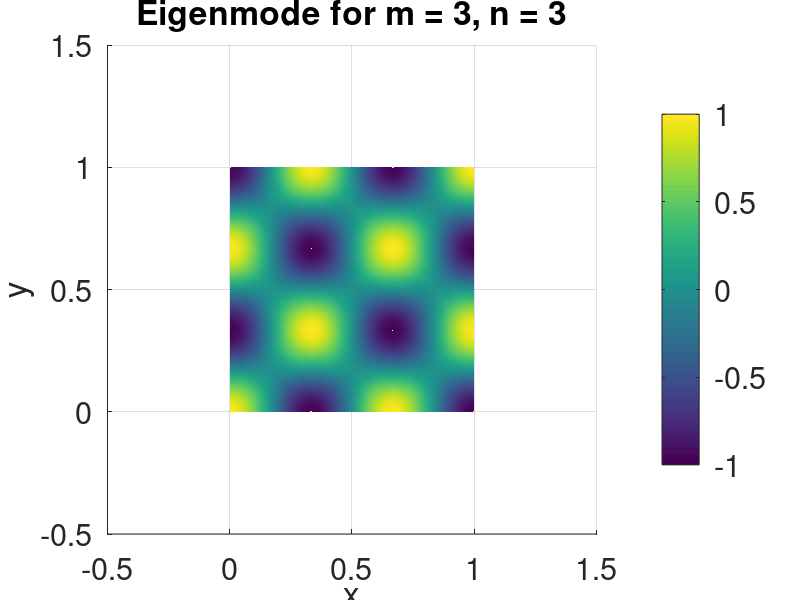

The MATLAB script that drew this image:
% This script simulates the parameter space for reaction system without
% diffusion with Schnakneberg Model.
% Author Wakil Sarfaraz 25/04/2016
clear all;
tic
xmax =1;
N = 30; %(Number of points on the x, y interval on which the equation is solved.
X = linspace(0,xmax,N+1); %This divides the interval into N equispaced sub intervals.
%X = 0: 1/N :1; This can also be used to create the same X.
[x, y] = meshgrid(X,X); % This creates an (N+1) by (N+1) grid of values ...
                        % of X and assignes them to x and y. (So x and y
                        % are now matrices of size (N+1)x(N+1)
x =x(:);  % This turns the matrix x into a column vector.
y =y(:);  % This turns the matrix y into a column vector.
NNODES = (N+1)^2; % This introduces the number of nodes in the result of triangulation.
NTRI = 2*N^2;  % This is the number of triangles in the mesh.
LNODES = zeros(NTRI, 3); % This creates a zero matrix of the size 'number of triangles by 3'
                         % (since there are 3 vertices for each triangle.

for i = 1:N
    for j = 1: N
        LNODES(i+2*(j-1)*N,1) = i+(j-1)*(N+1);%This numbers each of the first nodes of all the lower triangles in each square.
        LNODES(i+2*(j-1)*N,2) = i+j*(N+1); % This numbers each of the second nodes of all the lower triangles in each square.
        LNODES(i+2*(j-1)*N,3) = (i+1)+(j-1)*(N+1); % This numbers each of the third nodes of all the lower triangles in each square.
        
        LNODES(i+N+2*(j-1)*N,1) = i+1+j*(N+1); %This numbers each of the first nodes of all the upper triangles in each square.
        LNODES(i+N+2*(j-1)*N,2) = (i+1)+(j-1)*(N+1);%This numbers each of the second nodes of all the upper triangles in each square.
        LNODES(i+N+2*(j-1)*N,3) = i+j*(N+1);%This numbers each of the third nodes of all the upper triangles in each square.
                                            % Here for those nodes that
                                            % some triangles share (copy
                                            % and paste can work).
    end
end

u = cos(3*pi*x).*cos(3*pi*y);

trisurf(LNODES,x,y,u);
axis equal tight
colorbar
view(2)
shading interp
title('Eigenmode for m = 3, n = 3')
xlabel('x')
ylabel('y')
% T = (-(x+y).^3-x+y)./(x+y);
% D = (x+y).^2;
% C1 = y-x-(y+x).^3-2*(y+x).^2;
% C2 = y-x-(y+x).^3+2*(y+x).^2;
% 
% Dcr = T.^2-4*D;
% 
% Tr = zeros(NNODES, 2);
% for i = 1: NNODES
%     for j = 1 : 3
%         %if(C1(LNODES(i,j))>=-1e-3 && C1(LNODES(i,j))<=1e-3)
%         %if(Dcr(LNODES(i,j))<=1e-2 && Dcr(LNODES(i,j))>=-1e-2)
%         if(T(LNODES(i,j))<=1e-3 && T(LNODES(i,j))>=-1e-3)
%         %if(Dcr(LNODES(i,j))<0 && T(LNODES(i,j))>0)
%         %if(Dcr(LNODES(i,j))<=1e-2 && Dcr(LNODES(i,j))>=-1e-2 && T(LNODES(i,j))>0)
%        %if(Dcr(LNODES(i,j))>0 && T(LNODES(i,j))+sqrt(Dcr(LNODES(i,j)))>0)
%        %if(T(LNODES(i,j))>0)
%         Tr(i,1) = x(LNODES(i,j));
%         Tr(i,2) = y(LNODES(i,j));
%         end
%  
% %   
%     end
% %     
% end


% % 
% figure(1)
% %subplot(2,2,1)
% plot(Tr(:,1),Tr(:,2),'.','Color','y')
% hold on
% % text(.6,1,'A','fontsize',16)
%legend('c1 & c3: Repeated real eigenvalues','c2: Pure imaginary eigenvalues')
%legend('c1: Repeated real negative e-values','c3: Repeated real positive e-values')
% legend('A: Both e-values complex with negative real part','B: Both e-values complex with positive real part')
 %legend('A: Nagative real distinct e-values','B: Both e-values real, at least one positive')
% legend('A: Stable node','B: Unstable node','C: Stable spiral','D: Unstable spiral','c1: Stable star','c3: Unstable star','c2: Centre')
% title('Classfication and stability partition','fontsize',22)
%  xlabel('\alpha','fontsize',22)
%  ylabel('\beta','fontsize',22)
%    text(0.6,1.,'A','fontsize',22)
%    text(0.05,0.45,'B','fontsize',22)
%    text(1,1.5,'A','fontsize',22)
%    text(0.01,0.2,'B','fontsize',22)
%       text(0.2,0.7,'A','fontsize',22)
%    text(0.05,0.7,'B','fontsize',22)
%    text(.16,0.38,' c3\rightarrow','fontsize',20)
% text(1.25,0.85,'A','fontsize',20)
% text(0.6,0.4,'C','fontsize',20)
% text(0.05,0.5,'D','fontsize',20)
% text(0.005,0.19,'B','fontsize',20)
% text(0.24,0.3,'\leftarrow c2','fontsize',20)
% text(1.15,0.2,'c1 \rightarrow','fontsize',20)
% text(0.04,0.3,'\leftarrow c3','fontsize',16)
%   xlim([0 1.4])
%   ylim([0 2.55])
% hold on

  

  
%   
% Ru1 = zeros(NNODES, 2);
% for i = 1: NNODES
%     for j = 1 : 3
%     % if (Dcr(LNODES(i,j))>=-1e-4)
% %      if (abs(T(LNODES(i,j)))<=1e-2)
%          if (Dcr(LNODES(i,j))>0 && sqrt(Dcr(LNODES(i,j)))+T(LNODES(i,j))>0)
%         Ru1(i,1) = x(LNODES(i,j));
%         Ru1(i,2) = y(LNODES(i,j));
%     end
%   
%     end
%     
% end
%    plot(Ru1(:,1),Ru1(:,2),'.','Color','y')
% 
%        text(1.11,0.4,' c1\rightarrow','fontsize', 20)
        %text(.16,0.38,' c3\rightarrow','fontsize',20)
%      text(.2,0.7,'\leftarrow c2','fontsize',20)


%legend('Unstable spiral')
% Rg1 = zeros(NNODES, 2);
% for i = 1: NNODES
%     for j = 1 : 3
%         if( Dcr(LNODES(i,j)) <= 1e-2 && Dcr(LNODES(i,j))>= -1e-2 && T(LNODES(i,j))>0)
% % if (T(LNODES(i,j))>=-1e-2 && T(LNODES(i,j)) <= 1e-2)
%         Rg1(i,1) = x(LNODES(i,j));
%         Rg1(i,2) = y(LNODES(i,j));
%     end
%   
%     end
%     
% end
%figure(2)
% subplot(1,2,1)
% trisurf(LNODES,x,y,g)
% subplot(1,2,2)
% subplot(2,2,2)
%   plot(Rg1(:,1),Rg1(:,2),'.','Color','r')
  
%     Rg2 = zeros(NNODES, 2);
% for i = 1: NNODES
%     for j = 1 : 3
% %         if( Dcr(LNODES(i,j)) < 0)
% %     if (Dcr(LNODES(i,j))<= 1e-2 && Dcr(LNODES(i,j))>= -1e-2 )% && abs(T(LNODES(i,j)))< abs(sqrt(Dcr(LNODES(i,j)))))
%         if (Dcr(LNODES(i,j)) <= 1e-2 && Dcr(LNODES(i,j))>= -1e-2 && T(LNODES(i,j))<0)
%         Rg2(i,1) = x(LNODES(i,j));
%         Rg2(i,2) = y(LNODES(i,j));
%     end
%   
%     end
%     
% end
% %figure(2)
% % subplot(1,2,1)
% % trisurf(LNODES,x,y,g)
% % subplot(1,2,2)
% % subplot(2,2,2)
%   plot(Rg2(:,1),Rg2(:,2),'.','Color','b')
  

%title('Two distict real roots both negative','fontsize',6)
% xlabel('alpha')
% ylabel('beta')
% xlim([-0.1 0.6])
% ylim([-0.1 1.1])
%  
%  
%  
%  
%  
%  
%  Rg3 = zeros(NNODES,2);
%  for i = 1: NNODES
%     for j = 1 : 3
%     if (Dcr(LNODES(i,j))<0 && T(LNODES(i,j)) <0)
%         Rg3(i,1) = x(LNODES(i,j));
%         Rg3(i,2) = y(LNODES(i,j));
%     end
%   
%     end
%     
% end
% % %figure(3)
% % % subplot(1,2,1)
% % % trisurf(LNODES,x,y,g)
% % % subplot(1,2,2)
% % subplot(2,2,3)
%  plot(Rg3(:,1),Rg3(:,2),'.','Color','m')
%  text(0.6,1,'C','fontsize', 16)
%  legend('Blue = Unstable spiral','Megenta = Stable spiral','Red = Stable node','Green = Unstable node')
% legend('Stable node')
% title('Two distinct real roots with different signs','fontsize',6)
% xlabel('alpha')
% ylabel('beta')
% 
%  Rg4 = zeros(NNODES,2);
%  for i = 1: NNODES
%     for j = 1 : 3
%     if (Dcr(LNODES(i,j))<0 && T(LNODES(i,j)) >0)
%         Rg4(i,1) = x(LNODES(i,j));
%         Rg4(i,2) = y(LNODES(i,j));
%     end
%   
%     end
%     
% end
% % %figure(4)
% % % subplot(1,2,1)
% % % trisurf(LNODES,x,y,g)
% % % subplot(1,2,2)
% % subplot(2,2,4)
% plot(Rg4(:,1),Rg4(:,2),'.','Color','b')
% text(0.05,0.6,'D','fontsize', 16)
% title('Two repeated real e-values','fontsize',6)
% xlabel('alpha')
% ylabel('beta')

%  Rg5 = zeros(NNODES,2);
%  for i = 1: NNODES
%     for j = 1 : 3
%     if (T(LNODES(i,j))<0)
%         Rg5(i,1) = x(LNODES(i,j));
%         Rg5(i,2) = y(LNODES(i,j));
%     end
%   
%     end
%     
% end
% %figure(4)
% % subplot(1,2,1)
% % trisurf(LNODES,x,y,g)
% % subplot(1,2,2)
% subplot(2,2,4)
% plot(Rg5(:,1),Rg5(:,2),'.','Color','b')
% hold on
% title('Boundaries of complex region for \lambda','fontsize',14)
% text(0.8,1,'Stable spiral','fontsize', 12)
% hold on
% title('Two repeated real e-values','fontsize',6)
% xlabel('alpha')
% ylabel('beta')
%   Rg6 = zeros(NNODES,2);
%  for i = 1: NNODES
%     for j = 1 : 3
%     if (T(LNODES(i,j)) >0)
%         Rg6(i,1) = x(LNODES(i,j));
%         Rg6(i,2) = y(LNODES(i,j));
%     end
%   
%     end
%     
% end
% %figure(4)
% % subplot(1,2,1)
% % trisurf(LNODES,x,y,g)
% % subplot(1,2,2)
% subplot(2,2,4)
% plot(Rg6(:,1),Rg6(:,2),'.','Color','r')
% title('Stability partition','fontsize',16)
% xlabel('\alpha','fontsize',18)
% ylabel('\beta','fontsize',18)
%  xlim([0 0.25])
%  ylim([0 1.1])
% 
%    text(1.,1.5,' A','fontsize', 14)
%    text(0.01,0.2,'B','fontsize',14)
%    text(0.85,1,'c1 \rightarrow ','fontsize',12)
%    text(0.06,0.2,'\leftarrow c2','fontsize',12)
% % text(0.025,0.35,'\leftarrow c3 ','fontsize', 14)
% % title('Two repeated real e-values','fontsize',6)
% % xlabel('alpha')
% % ylabel('beta')
%   Rg7 = zeros(NNODES,2);
%  for i = 1: NNODES
%     for j = 1 : 3
%     if (Dcr(LNODES(i,j)) <= 1e-2 && Dcr(LNODES(i,j))>= -1e-2 && T(LNODES(i,j))>0)
%         Rg7(i,1) = x(LNODES(i,j));
%         Rg7(i,2) = y(LNODES(i,j));
%     end
%   
%     end
%     
% end
%figure(4)
% subplot(1,2,1)
% trisurf(LNODES,x,y,g)
% subplot(1,2,2)
% % subplot(2,2,4)
%  plot(Rg7(:,1),Rg7(:,2),'.','Color','r')
% 
% % text(.2,0.5,'\leftarrow c2','fontsize', 14)
% legend('A: \lambda_1 & \lambda_2 both real negative','B: \lambda_1 or \lambda_2 or both real positive',...
%     'c1: Stable star','c2: Unstable star')
set(findobj('type','legend'),'fontsize',16)
set(findobj('type','axes'),'fontsize',22)
% hold off
% title('Two repeated real e-values','fontsize',6)
% xlabel('alpha')
% ylabel('beta')
% trisurf(LNODES,x,y,T(:,:))
% shading interp
% max(T)